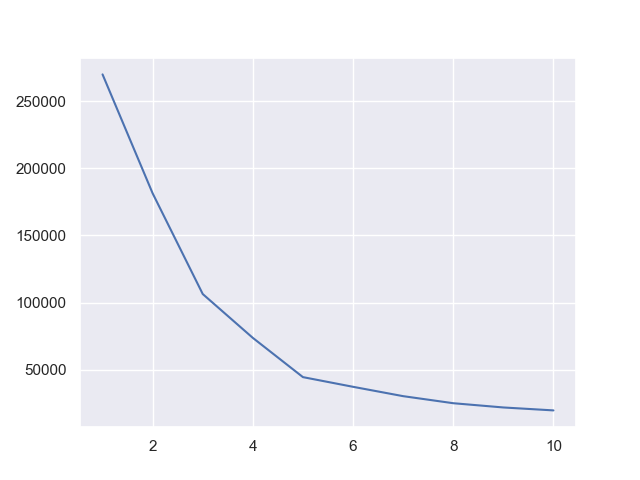

Python code for this plot:
import pandas as pd
import matplotlib.pyplot as plt
import seaborn as sns

from sklearn.cluster import KMeans

sns.set_theme(style="darkgrid")

data = pd.read_csv('../../data/Mall_Customers.csv')


def preprocessing():
    global data
    data = data.rename(columns={'Annual Income (k$)': 'Annual_income', 'Spending Score (1-100)': 'Spending_score'})

preprocessing()

x = data.iloc[:, [3, 4]].values


def model():
    global x
    s = []
    for i in range(1, 11):
        km = KMeans(n_clusters=i, init='k-means++', max_iter=300, n_init=10, random_state=0)
        km.fit(x)
        s.append(km.inertia_)

    plt.plot(range(1, 11), s)
    plt.show()

model()
